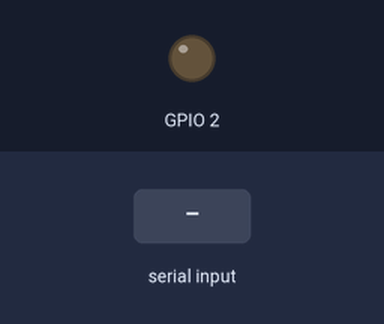
The sketch below on a simulated ESP32. On the bench: output pins drawn as LEDs (lit = HIGH). The inputs (shaded band) are chosen by the test bench. What the sketch prints to the serial monitor is not drawn.

Above: at 1.2 s.
1.3 s: "90,45\n" received over Serial
Timing chart, 0 to 4.3 s (numbered marks = the images above; inputs shaded):
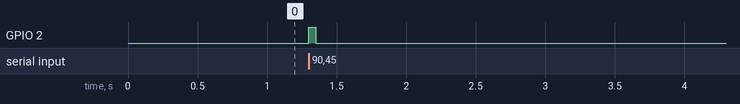

The sketch:

arduino-labview.ino
```cpp
void setup() {
  // Start the serial connection at 115200 baud rate
  Serial.begin(115200);

  // Set up the built-in LED (usually GPIO 2) for visual feedback
  pinMode(2, OUTPUT);
  Serial.println("ESP32 Ready. Waiting for LabVIEW data...");
}

void loop() {
  // Check if LabVIEW is sending data over the USB cable
  if (Serial.available()) {
    // Read the incoming string until the "Newline" character
    String incomingData = Serial.readStringUntil('\n');
    incomingData.trim(); // Remove extra spaces

    // We expect LabVIEW to send data like this: "230.5,2.1" (Voltage,Current)
    int commaIndex = incomingData.indexOf(',');

    if (commaIndex > 0) {
      // Split the string into Voltage and Current
      String voltString = incomingData.substring(0, commaIndex);
      String currString = incomingData.substring(commaIndex + 1);

      // Convert to decimals (floats)
      float voltage = voltString.toFloat();
      float current = currString.toFloat();

      // Calculate simulated Power
      float power = voltage * current;

      // Blink the LED so you know data arrived!
      digitalWrite(2, HIGH);
      delay(50);
      digitalWrite(2, LOW);

      // Print it back so we can verify it works
      Serial.print("ESP32 Processed -> Voltage: ");
      Serial.print(voltage);
      Serial.print("V, Current: ");
      Serial.print(current);
      Serial.print("A, Power: ");
      Serial.print(power);
      Serial.println("W");

      // NEXT PHASE: This is where we will add the code to send this data to ThingSpeak/Firebase!
    }
  }
}
```

Measured:
- after the input at 1.3 s, GPIO 2: LOW → HIGH at once, → LOW 0.05 s later
